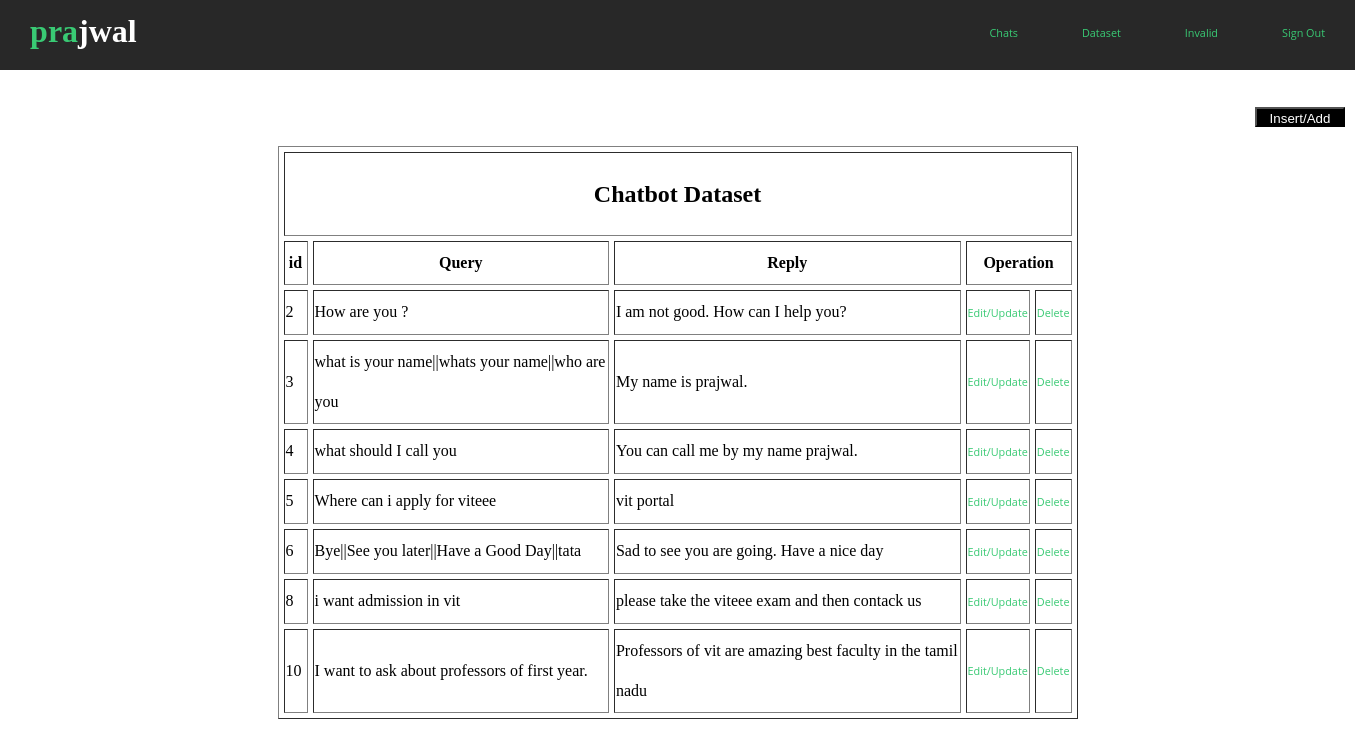
The app's page /qna.php with its own data.
### tables this page shows
CREATE TABLE `chatbot_hints` (
  `id` int(11) NOT NULL,
  `question` varchar(100) NOT NULL,
  `reply` varchar(100) NOT NULL
);

### qna.php (the view, shortened to what this page needs)
<!DOCTYPE html>
<html lang="en">
<head>
	<link rel="stylesheet" href="navbar.css">
</head>
<header>
	<h1>pra<span>jwa<span>l</span></span></h1>
	<nav>
		<ul>
			<li><a  href="adminlogin.php">Chats</a></li>
			<li><a  href="qna.php">Dataset</a></li>
			<li><a  href="invalid.php">Invalid</a></li>
			<li><a  href="index.php">Sign Out</a></li>
		</ul>
	</nav>
</header>
<a href="insert.php"><input  type="button" id="insert_btn" value="Insert/Add" align="center"/></a>
<body>
	<table  cellspacing="5" align="center" border="1px" style="width: 800px;line-height: 40px">
		<tr>
			<th colspan="5"><h2>Chatbot Dataset</h2></th>
		<tr>
			<th width="20px">id</th>
			<th align="center">Query</th>
			<th align="center">Reply</th>
			<th colspan="2" align="center" >Operation</th>
		</tr>
		<?php
		$conn=mysqli_connect("localhost","root","","youtube");
		$sql = "SELECT id,question,reply from chatbot_hints";
		$result= $conn-> query($sql);
		if($result-> num_rows >0){
			while ($row =$result ->fetch_assoc()) {
				echo "<tr>
				<td>".$row["id"]."</td>
				<td>".$row["question"]." </td>
				<td> ".$row["reply"]." </td>
				<td><a href='update.php?rn=$row[id]&ques=$row[question]&rep=$row[reply]'>Edit/Update</td>
				<td><a href='delete.php?rn=$row[id] onclick='return checkdelete()'>Delete</td></tr> ";
			}
			echo "</table>";
		}
		else{
			echo "0 result";
		}
		?>
</body>
</html>

### navbar.css (style rules this page uses)
body,html { margin: 0; padding: 0; }
header { width: 100%; height: 70px; background-color: #282828; }
h1 { position: absolute; padding: 3px; float: left; margin-left: 2%; margin-top: 10px; font-family: 'Alfa Slab One',cursive; color: #39ca74; }
span { color: #ffffff; }
ul { width: auto; float: right; margin-top: 8px; }
li { display: inline-block; padding: 15px 30px; }
a { text-align: center; color: #39ca74; text-decoration: none; font-family: 'Open Sans',sans-serif; font-size: 0.8vw; }
input { color: #000; marker-end: 25% }

### qna.php (style rules this page uses)
input { padding: 2px; margin-left: 1255px; margin-top: 35px; height: 20px; width: 90px; color: #fff; background-color: #000; }

### records on screen
chatbot_hints: id "2", question "How are you ?", reply "I am not good. How can I help you?"
chatbot_hints: id "3", question "what is your name||whats your name||who are you", reply "My name is prajwal."
chatbot_hints: id "4", question "what should I call you", reply "You can call me by my name prajwal."
chatbot_hints: id "5", question "Where can i apply for viteee", reply "vit portal"
chatbot_hints: id "6", question "Bye||See you later||Have a Good Day||tata", reply "Sad to see you are going. Have a nice day"
chatbot_hints: id "8", question "i want admission in vit", reply "please take the viteee exam and then contack us"
chatbot_hints: id "10", question "I want to ask about professors of first year.", reply "Professors of vit are amazing best faculty in the tamil nadu"
